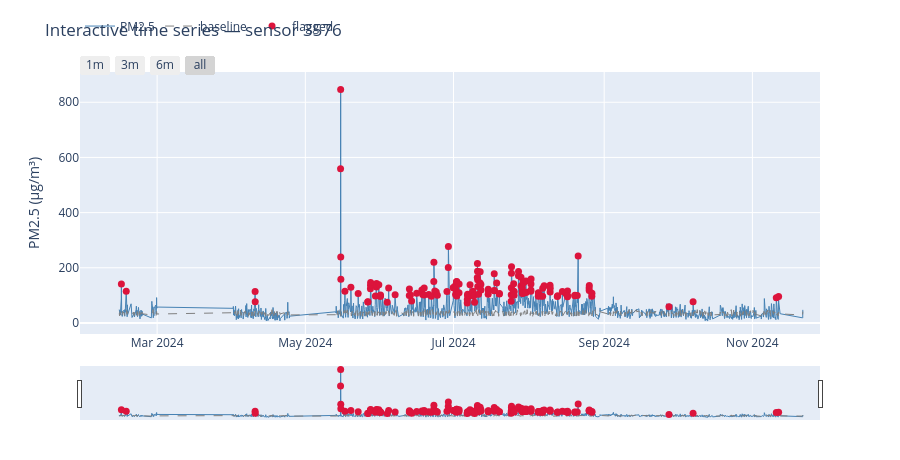
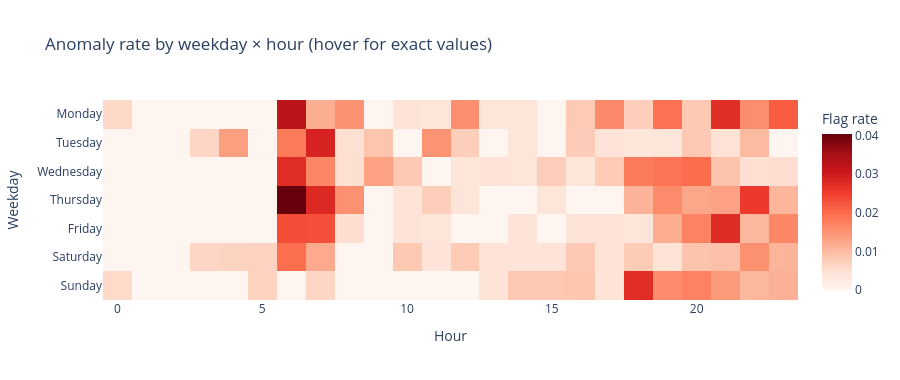
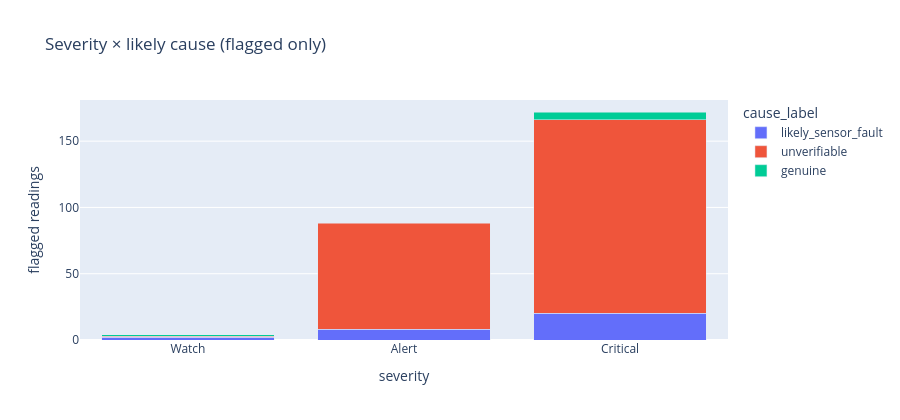

Source (notebook cell) for these figures, in order:
### Markdown cell above
### 17.5 Interactive Plotly dashboard

Four linked views, exported together as one self-contained HTML file (`interactive_dashboard.html`):

| Panel | Content |
|---|---|
| (a) | Sensor time series with baseline, flagged points, range slider and selector buttons |
| (b) | Anomaly rate by weekday × hour |
| (c) | Neighbourhood bubble map (size = readings, colour = anomaly rate) |
| (d) | Severity × likely cause (stacked bars, flagged only) |

### Code cell
# ============================================================
# 17.5 INTERACTIVE PLOTLY DASHBOARD (self-contained HTML export)
# ============================================================
import plotly.express as px
import plotly.graph_objects as go
from plotly.subplots import make_subplots
import plotly.io as pio

# Emit standard HTML (with plotly.js) as well as Plotly's own format, so the charts render in
# JupyterLab, classic Notebook, VS Code and Colab. GitHub does not run JavaScript, so a static
# matplotlib snapshot of the same views is drawn at the end of this cell.
pio.renderers.default = 'notebook_connected+plotly_mimetype'

scored_all = pd.concat([val, test], ignore_index=True).copy()
scored_all['date'] = scored_all['DATETIME'].dt.floor('D')

# (a) Sensor time series with hover, zoom, rangeselector
target_sensor = (scored_all.loc[scored_all['flag'] == 1, 'LOCATION']
                 .value_counts().index[0]) if (scored_all['flag'] == 1).any() else scored_all['LOCATION'].iloc[0]
s_ts = scored_all[scored_all['LOCATION'] == target_sensor].sort_values('DATETIME')
fig_ts = go.Figure()
fig_ts.add_trace(go.Scatter(x=s_ts['DATETIME'], y=s_ts['PM25'], mode='lines',
                            name='PM2.5', line=dict(color='steelblue', width=1)))
fig_ts.add_trace(go.Scatter(x=s_ts['DATETIME'], y=s_ts['baseline'], mode='lines',
                            name='baseline', line=dict(color='grey', dash='dash', width=1)))
fl = s_ts[s_ts['flag'] == 1]
fig_ts.add_trace(go.Scatter(x=fl['DATETIME'], y=fl['PM25'], mode='markers',
                            name='flagged', marker=dict(color='crimson', size=7),
                            text=fl['severity'] + ' · ' + fl['cause_label'],
                            hovertemplate='%{x}<br>PM2.5=%{y:.1f}<br>%{text}<extra></extra>'))
fig_ts.update_layout(title=f'Interactive time series — sensor {target_sensor}',
                     xaxis=dict(rangeslider=dict(visible=True),
                                rangeselector=dict(buttons=[
                                    dict(count=1, label='1m', step='month', stepmode='backward'),
                                    dict(count=3, label='3m', step='month', stepmode='backward'),
                                    dict(count=6, label='6m', step='month', stepmode='backward'),
                                    dict(step='all')])),
                     height=460, hovermode='x unified', margin=dict(t=60, b=40),
                     legend=dict(orientation='h', y=1.12), yaxis_title='PM2.5 (µg/m³)')
fig_ts.show()

# (b) Interactive hour × weekday heatmap of anomaly rate
wd_order = ['Monday','Tuesday','Wednesday','Thursday','Friday','Saturday','Sunday']
val_hw = scored_all.pivot_table(index='WEEKDAY', columns='HOUR', values='flag', aggfunc='mean').reindex(wd_order)
fig_hw = px.imshow(val_hw, color_continuous_scale='Reds', aspect='auto',
                   labels=dict(x='Hour', y='Weekday', color='Flag rate'),
                   title='Anomaly rate by weekday × hour (hover for exact values)')
fig_hw.update_layout(height=380); fig_hw.show()

# (c) Neighbourhood bubble map
hood_plot = (scored_all.groupby('NEIGHBORHOOD')
             .agg(anomaly_rate=('flag', 'mean'),
                  mean_pm25=('PM25', 'mean'),
                  n=('flag', 'size'),
                  lat=('NEIGHBORHOOD_LAT', 'mean'),
                  lon=('NEIGHBORHOOD_LON', 'mean'))
             .reset_index().dropna())
# plotly >= 6 renamed scatter_mapbox -> scatter_map (MapLibre); support both
_map_fn = getattr(px, 'scatter_map', None) or px.scatter_mapbox
_style = {'map_style': 'open-street-map'} if hasattr(px, 'scatter_map') else {'mapbox_style': 'open-street-map'}
fig_map = _map_fn(
    hood_plot, lat='lat', lon='lon',
    size='n', color='anomaly_rate', hover_name='NEIGHBORHOOD',
    hover_data={'mean_pm25': ':.1f', 'n': ':,', 'lat': False, 'lon': False},
    color_continuous_scale='Reds', size_max=40, zoom=10.5,
    **_style, title='Neighbourhood anomaly rate (bubble size = readings)')
fig_map.update_layout(height=520, margin=dict(l=0, r=0, t=40, b=0))
fig_map.show()

# (d) Severity × cause stacked bar
cross = (scored_all[scored_all['flag'] == 1]
         .groupby(['severity', 'cause_label']).size().reset_index(name='n'))
if len(cross):
    fig_cross = px.bar(cross, x='severity', y='n', color='cause_label', barmode='stack',
                       category_orders={'severity': ['Watch', 'Alert', 'Critical']},
                       title='Severity × likely cause (flagged only)', labels={'n': 'flagged readings'})
    fig_cross.update_layout(height=420)
    fig_cross.show()
else:
    print('No flagged readings to plot in the severity × cause chart.')

# (e) Save a single self-contained interactive dashboard
try:
    with open(FIG_DIR / 'interactive_dashboard.html', 'w', encoding='utf-8') as f:
        f.write(fig_ts.to_html(full_html=False, include_plotlyjs='cdn'))
        f.write(fig_hw.to_html(full_html=False, include_plotlyjs=False))
        f.write(fig_map.to_html(full_html=False, include_plotlyjs=False))
        if len(cross):
            f.write(fig_cross.to_html(full_html=False, include_plotlyjs=False))
    print('Saved', FIG_DIR / 'interactive_dashboard.html')
except Exception as e:
    print('Dashboard export skipped:', e)

# (f) Static snapshot of the four views (shown everywhere, including GitHub)
fig, axes = plt.subplots(2, 2, figsize=(17, 10.5))
ax = axes[0, 0]
ax.plot(s_ts['DATETIME'], s_ts['PM25'], lw=0.7, color='steelblue', label='PM2.5')
ax.plot(s_ts['DATETIME'], s_ts['baseline'], lw=0.8, ls='--', color='grey', label='baseline')
ax.scatter(fl['DATETIME'], fl['PM25'], color='crimson', s=14, zorder=3, label='flagged')
ax.set_yscale('log'); ax.set_ylabel('PM2.5 (µg/m³, log)'); ax.legend(loc='upper left')
ax.set_title(f'(a) Sensor {target_sensor}: PM2.5, baseline and flags'); ax.tick_params(axis='x', rotation=30)
sns.heatmap(val_hw, cmap='Reds', ax=axes[0, 1], cbar_kws={'label': 'flag rate'})
axes[0, 1].set_title('(b) Anomaly rate by weekday × local hour'); axes[0, 1].set_xlabel('hour'); axes[0, 1].set_ylabel('')
ax = axes[1, 0]
sc = ax.scatter(hood_plot['lon'], hood_plot['lat'], s=20 + 400 * hood_plot['n'] / hood_plot['n'].max(),
                c=hood_plot['anomaly_rate'], cmap='Reds', edgecolor='k', linewidth=0.5)
for _, r_ in hood_plot.iterrows():
    ax.annotate(r_['NEIGHBORHOOD'], (r_['lon'], r_['lat']), xytext=(8, 6), textcoords='offset points', fontsize=8)
plt.colorbar(sc, ax=ax, label='anomaly rate')
ax.set_xlabel('longitude'); ax.set_ylabel('latitude'); ax.set_title('(c) Neighbourhood anomaly rate (size = readings)')
ax.margins(0.15)
if len(cross):
    pv = cross.pivot(index='severity', columns='cause_label', values='n').reindex(['Watch', 'Alert', 'Critical']).fillna(0)
    pv.plot(kind='bar', stacked=True, ax=axes[1, 1], colormap='tab10', rot=0)
    axes[1, 1].set_ylabel('flagged readings'); axes[1, 1].legend(title='likely cause', fontsize=8)
axes[1, 1].set_title('(d) Severity × likely cause (flagged only)')
plt.tight_layout(); plt.show()

### Figure 1 — Plotly figure (JSON) as saved in the notebook; plotly's stock layout.template omitted (floating-point values rounded to 4 significant figures; data arrays with more than 128 entries replaced by an {"elided": "..."} marker saying what was removed)
{"data": [{"line": {"color": "steelblue", "width": 1}, "mode": "lines", "name": "PM2.5", "type": "scatter", "x": {"elided": "2818 str values"}, "y": {"elided": "2818 float values"}}, {"line": {"color": "grey", "dash": "dash", "width": 1}, "mode": "lines", "name": "baseline", "type": "scatter", "x": {"elided": "2818 str values"}, "y": {"elided": "2818 float values"}}, {"hovertemplate": "%{x}<br>PM2.5=%{y:.1f}<br>%{text}<extra></extra>", "marker": {"color": "crimson", "size": 7}, "mode": "markers", "name": "flagged", "text": {"elided": "145 str values"}, "type": "scatter", "x": {"elided": "145 str values"}, "y": {"elided": "145 float values"}}], "layout": {"height": 460, "hovermode": "x unified", "legend": {"orientation": "h", "y": 1.12}, "margin": {"b": 40, "t": 60}, "title": {"text": "Interactive time series — sensor 3576"}, "xaxis": {"rangeselector": {"buttons": [{"count": 1, "label": "1m", "step": "month", "stepmode": "backward"}, {"count": 3, "label": "3m", "step": "month", "stepmode": "backward"}, {"count": 6, "label": "6m", "step": "month", "stepmode": "backward"}, {"step": "all"}]}, "rangeslider": {"visible": true}}, "yaxis": {"title": {"text": "PM2.5 (µg/m³)"}}}}

### Figure 2 — Plotly figure (JSON) as saved in the notebook; plotly's stock layout.template omitted (floating-point values rounded to 4 significant figures; data arrays with more than 128 entries replaced by an {"elided": "..."} marker saying what was removed)
{"data": [{"coloraxis": "coloraxis", "hovertemplate": "Hour: %{x}<br>Weekday: %{y}<br>Flag rate: %{z}<extra></extra>", "name": "0", "type": "heatmap", "x": [0, 1, 2, 3, 4, 5, 6, 7, 8, 9, 10, 11, 12, 13, 14, 15, 16, 17, 18, 19, 20, 21, 22, 23], "xaxis": "x", "y": ["Monday", "Tuesday", "Wednesday", "Thursday", "Friday", "Saturday", "Sunday"], "yaxis": "y", "z": {"elided": "7x24 float values"}}], "layout": {"coloraxis": {"autocolorscale": false, "colorbar": {"title": {"text": "Flag rate"}}, "colorscale": [[0.0, "rgb(255,245,240)"], [0.125, "rgb(254,224,210)"], [0.25, "rgb(252,187,161)"], [0.375, "rgb(252,146,114)"], [0.5, "rgb(251,106,74)"], [0.625, "rgb(239,59,44)"], [0.75, "rgb(203,24,29)"], [0.875, "rgb(165,15,21)"], [1.0, "rgb(103,0,13)"]]}, "height": 380, "title": {"text": "Anomaly rate by weekday × hour (hover for exact values)"}, "xaxis": {"anchor": "y", "domain": [0.0, 1.0], "title": {"text": "Hour"}}, "yaxis": {"anchor": "x", "autorange": "reversed", "domain": [0.0, 1.0], "title": {"text": "Weekday"}}}}

### Figure 3 — Plotly figure (JSON) as saved in the notebook; plotly's stock layout.template omitted (floating-point values rounded to 4 significant figures)
{"data": [{"hovertemplate": "cause_label=likely_sensor_fault<br>severity=%{x}<br>flagged readings=%{y}<extra></extra>", "legendgroup": "likely_sensor_fault", "marker": {"color": "#636efa", "pattern": {"shape": ""}}, "name": "likely_sensor_fault", "orientation": "v", "showlegend": true, "textposition": "auto", "type": "bar", "x": ["Alert", "Critical", "Watch"], "xaxis": "x", "y": [8, 20, 2], "yaxis": "y"}, {"hovertemplate": "cause_label=unverifiable<br>severity=%{x}<br>flagged readings=%{y}<extra></extra>", "legendgroup": "unverifiable", "marker": {"color": "#EF553B", "pattern": {"shape": ""}}, "name": "unverifiable", "orientation": "v", "showlegend": true, "textposition": "auto", "type": "bar", "x": ["Alert", "Critical", "Watch"], "xaxis": "x", "y": [80, 146, 1], "yaxis": "y"}, {"hovertemplate": "cause_label=genuine<br>severity=%{x}<br>flagged readings=%{y}<extra></extra>", "legendgroup": "genuine", "marker": {"color": "#00cc96", "pattern": {"shape": ""}}, "name": "genuine", "orientation": "v", "showlegend": true, "textposition": "auto", "type": "bar", "x": ["Critical", "Watch"], "xaxis": "x", "y": [6, 1], "yaxis": "y"}], "layout": {"barmode": "stack", "height": 420, "legend": {"title": {"text": "cause_label"}, "tracegroupgap": 0}, "title": {"text": "Severity × likely cause (flagged only)"}, "xaxis": {"anchor": "y", "categoryarray": ["Watch", "Alert", "Critical"], "categoryorder": "array", "domain": [0.0, 1.0], "title": {"text": "severity"}}, "yaxis": {"anchor": "x", "domain": [0.0, 1.0], "title": {"text": "flagged readings"}}}}
